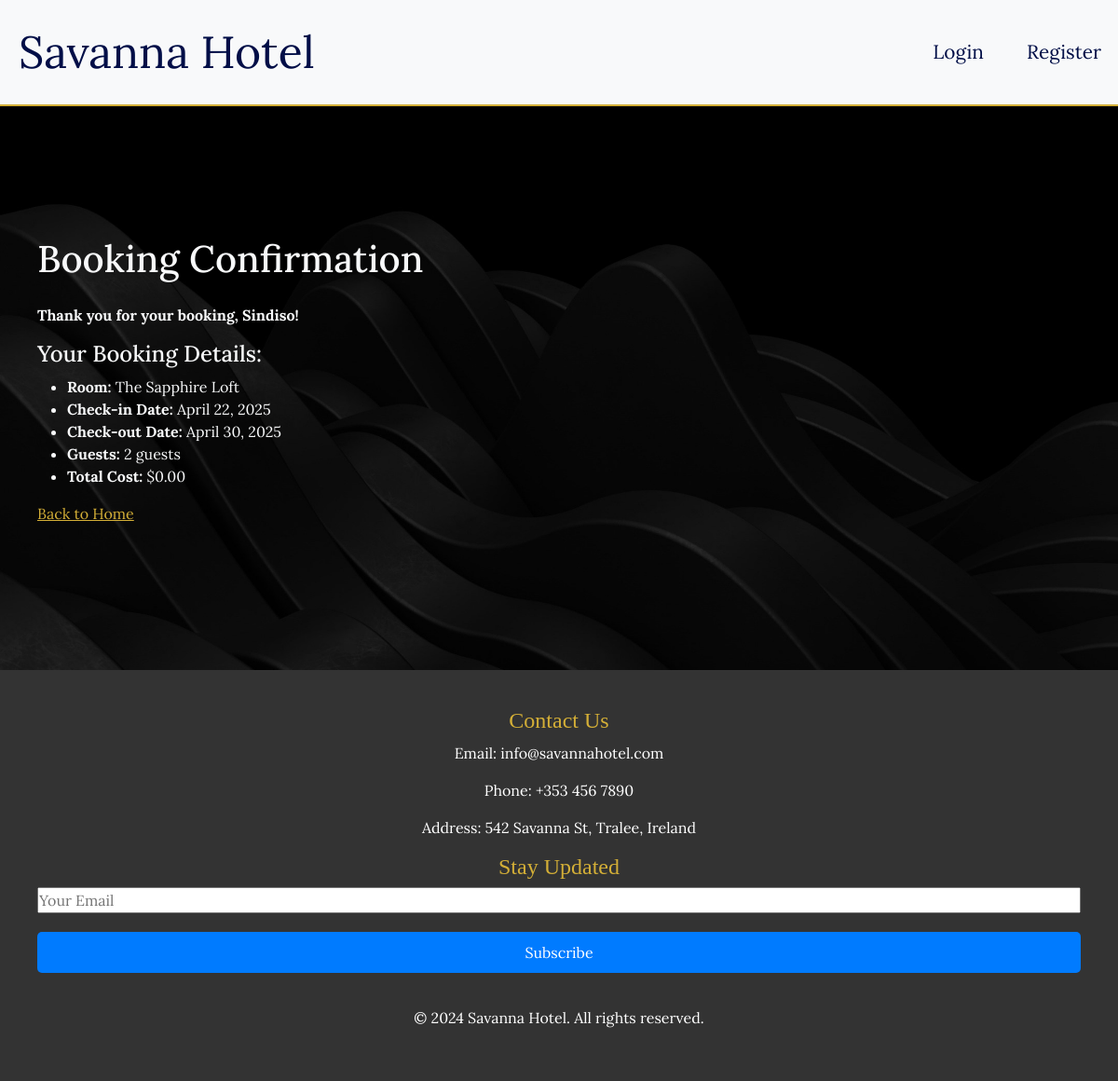
/booking-confirmation/32/, run on the app's committed database.
### hotel_booking/models.py (models this page shows, shortened)
class Booking(models.Model):
    name = models.CharField(max_length=255, default="Unknown User")
    email = models.EmailField(default='example@example.com')
    id = models.AutoField(primary_key=True)
    room = models.ForeignKey(Room, on_delete=models.CASCADE)
    check_in_date = models.DateField()
    check_out_date = models.DateField()
    guests = models.IntegerField(default=1)
    duration = models.IntegerField(default=1)
    total_cost = models.DecimalField(
        max_digits=10,
        decimal_places=2,
        default=Decimal('0.00'),
        null=False,
        blank=False
    )
    user = models.ForeignKey(User, on_delete=models.CASCADE, null=True, blank=True)
    CONFIRMED = 'Confirmed'
    PENDING = 'Pending'
    CANCELLED = 'Cancelled'
    STATUS_CHOICES = [
        (CONFIRMED, 'Confirmed'),
        (PENDING, 'Pending'),
        (CANCELLED, 'Cancelled'),
    ]
    status = models.CharField(
        max_length=20,
        choices=STATUS_CHOICES,
        default=PENDING
    )

class Room(models.Model):
    SINGLE = 'Single'
    DOUBLE = 'Double'
    SUITE = 'Suite'
    KING = 'King'
    QUEEN = 'Queen'
    DELUXE = 'Deluxe'
    PENTHOUSE = 'Penthouse'
    ROOM_TYPE_CHOICES = [
        (SINGLE, 'Single Room'),
        (DOUBLE, 'Double Room'),
        (SUITE, 'Suite'),
        (KING, 'King Room'),
        (QUEEN, 'Queen Room'),
        (DELUXE, 'Deluxe Room'),
        (PENTHOUSE, 'Penthouse'),
    ]
    name = models.CharField(max_length=100)
    image = models.ImageField(upload_to='rooms/', blank=True, null=True)
    price = models.DecimalField(max_digits=6, decimal_places=2)
    description = models.TextField()
    available = models.BooleanField(default=True)
    capacity = models.IntegerField(default=1)
    room_type = models.CharField(
        max_length=20,
        choices=ROOM_TYPE_CHOICES,
        default=SINGLE
    )

### hotel_booking/views.py (the view)
# urls.py: path('booking-confirmation/<int:booking_id>/', views.booking_confirmation, name='booking_confirmation'),
def booking_confirmation(request, booking_id):
    try:
        booking = get_object_or_404(Booking, id=booking_id)
        return render(request, 'hotel_booking/booking_confirmation.html', {'booking': booking})
    except Booking.DoesNotExist:
        messages.error(request, "Booking not found.")
        return redirect('hotel_booking:index')

### hotel_booking/templates/hotel_booking/booking_confirmation.html
{% extends 'base_generic.html' %}
{% block content %}
<div class="container mt-4">
    <h1 class="mb-4">Booking Confirmation</h1>
    <p><strong>Thank you for your booking, {{ booking.user.username }}!</strong></p>
    <h4>Your Booking Details:</h4>
    <ul>
        <li><strong>Room:</strong> {{ booking.room.name }}</li>
        <li><strong>Check-in Date:</strong> {{ booking.check_in_date }}</li>
        <li><strong>Check-out Date:</strong> {{ booking.check_out_date }}</li>
        <li><strong>Guests:</strong> {{booking.guests}} guests</li>
        <li><strong>Total Cost:</strong> ${{ booking.total_cost }}</li>
    </ul>
    <p><a href="{% url 'hotel_booking:index' %}">Back to Home</a></p>
</div>
{% endblock %}

### static/css/styles.css (style rules this page uses)
* { margin: 0; padding: 0; box-sizing: border-box; }
body { background-color: #0a0a0a; background-image: url('/static/images/wallpaper1.jpg'); background-attachment: fixed; background-repeat: no-repeat; background-size: cover; color: #f8f9fa; font-family: 'Lora', serif; margin-top: 80px; }
.container h1 { padding-top: 110px; }
html { scroll-behavior: smooth; }
.container.mt-4 { margin-bottom: 50px; }
a { color: #d4af37; }
.container { margin-top: 50px; padding: 20px; }
@media (min-width: 992px) { .container { max-width: 1200px; } }

### data on the page
Booking: user.username "Sindiso", room.name "The Sapphire Loft", check_in_date "April 22, 2025", check_out_date "April 30, 2025", guests "2", total_cost "0.00"
